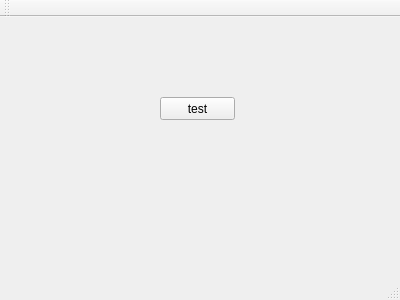
<?xml version="1.0" encoding="UTF-8"?>
<ui version="4.0">
 <class>MainWindow</class>
 <widget class="QMainWindow" name="MainWindow">
  <property name="geometry">
   <rect>
    <x>0</x>
    <y>0</y>
    <width>400</width>
    <height>300</height>
   </rect>
  </property>
  <property name="windowTitle">
   <string>MainWindow</string>
  </property>
  <widget class="QWidget" name="centralWidget">
   <widget class="QPushButton" name="pushButton">
    <property name="geometry">
     <rect>
      <x>160</x>
      <y>80</y>
      <width>75</width>
      <height>23</height>
     </rect>
    </property>
    <property name="text">
     <string>test</string>
    </property>
   </widget>
  </widget>
  <widget class="QMenuBar" name="menuBar">
   <property name="geometry">
    <rect>
     <x>0</x>
     <y>0</y>
     <width>400</width>
     <height>21</height>
    </rect>
   </property>
  </widget>
  <widget class="QToolBar" name="mainToolBar">
   <attribute name="toolBarArea">
    <enum>TopToolBarArea</enum>
   </attribute>
   <attribute name="toolBarBreak">
    <bool>false</bool>
   </attribute>
  </widget>
  <widget class="QStatusBar" name="statusBar"/>
 </widget>
 <layoutdefault spacing="6" margin="11"/>
 <resources/>
 <connections/>
</ui>
